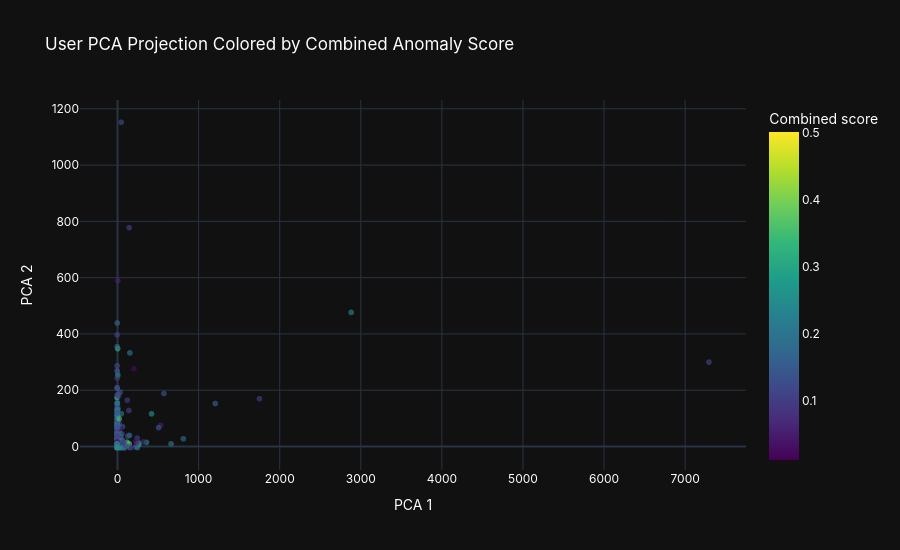

Here is the notebook cell this chart was saved with:
### Markdown cell above
### 6.2 User Anomaly — PCA View

### Code cell
# PCA is only for visualization, not detection
pca = PCA(n_components=2, random_state=RANDOM_STATE)
X_pca = pca.fit_transform(X_scaled)

pca_df = pd.DataFrame({
    'pc1': X_pca[:, 0],
    'pc2': X_pca[:, 1],
    'combined_score': user_scores['combined_score'].values,
    'if_label': user_scores['if_label'].map({-1: 'Anomaly', 1: 'Normal'}).values,
})

fig = px.scatter(
    pca_df.sample(min(6000, len(pca_df)), random_state=RANDOM_STATE),
    x='pc1', y='pc2',
    color='combined_score',
    color_continuous_scale='Viridis',
    opacity=0.65,
    title='User PCA Projection Colored by Combined Anomaly Score',
    labels={'pc1': 'PCA 1', 'pc2': 'PCA 2', 'combined_score': 'Combined score'}
)
fig.update_layout(
    width=900,
    height=550,
    template='plotly_dark',
    paper_bgcolor='#111111',
    plot_bgcolor='#111111',
    font=dict(family='Inter, sans-serif', size=12, color='white'),
)
fig.write_html(os.path.join(FIGURES_OUT, 'user_pca_anomaly.html'))
fig.show()
print('Saved user_pca_anomaly.html')

### Figure 1 — Plotly figure (JSON) as saved in the notebook; plotly's stock layout.template omitted (floating-point values rounded to 4 significant figures; data arrays with more than 128 entries replaced by an {"elided": "..."} marker saying what was removed)
{"data": [{"hovertemplate": "PCA 1=%{x}<br>PCA 2=%{y}<br>Combined score=%{marker.color}<extra></extra>", "legendgroup": "", "marker": {"color": {"elided": "6000 float values"}, "coloraxis": "coloraxis", "opacity": 0.65, "symbol": "circle"}, "mode": "markers", "name": "", "showlegend": false, "type": "scattergl", "x": {"elided": "6000 float values"}, "xaxis": "x", "y": {"elided": "6000 float values"}, "yaxis": "y"}], "layout": {"coloraxis": {"colorbar": {"title": {"text": "Combined score"}}, "colorscale": [[0, "#440154"], [0.1111, "#482878"], [0.2222, "#3e4989"], [0.3333, "#31688e"], [0.4444, "#26828e"], [0.5556, "#1f9e89"], [0.6667, "#35b779"], [0.7778, "#6ece58"], [0.8889, "#b5de2b"], [1, "#fde725"]]}, "font": {"color": "white", "family": "Inter, sans-serif", "size": 12}, "height": 550, "legend": {"tracegroupgap": 0}, "paper_bgcolor": "#111111", "plot_bgcolor": "#111111", "title": {"text": "User PCA Projection Colored by Combined Anomaly Score"}, "width": 900, "xaxis": {"anchor": "y", "domain": [0, 1], "title": {"text": "PCA 1"}}, "yaxis": {"anchor": "x", "domain": [0, 1], "title": {"text": "PCA 2"}}}}
